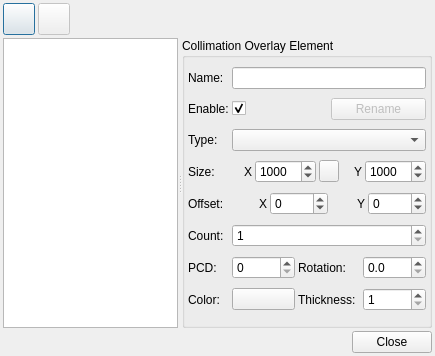
<?xml version="1.0" encoding="UTF-8"?>
<ui version="4.0">
 <class>collimationOptions</class>
 <widget class="QDialog" name="collimationOptions">
  <property name="geometry">
   <rect>
    <x>0</x>
    <y>0</y>
    <width>435</width>
    <height>356</height>
   </rect>
  </property>
  <property name="maximumSize">
   <size>
    <width>16777215</width>
    <height>16777215</height>
   </size>
  </property>
  <property name="windowTitle">
   <string>Collimation Overlay Options</string>
  </property>
  <property name="inputMethodHints">
   <set>Qt::ImhNoPredictiveText</set>
  </property>
  <layout class="QVBoxLayout" name="verticalLayout">
   <property name="spacing">
    <number>3</number>
   </property>
   <property name="leftMargin">
    <number>3</number>
   </property>
   <property name="topMargin">
    <number>3</number>
   </property>
   <property name="rightMargin">
    <number>3</number>
   </property>
   <property name="bottomMargin">
    <number>3</number>
   </property>
   <item>
    <layout class="QHBoxLayout" name="horizontalLayout">
     <property name="spacing">
      <number>3</number>
     </property>
     <item>
      <widget class="QPushButton" name="addB">
       <property name="maximumSize">
        <size>
         <width>32</width>
         <height>32</height>
        </size>
       </property>
       <property name="toolTip">
        <string>Create a new Collimation Overlay Element</string>
       </property>
       <property name="text">
        <string/>
       </property>
       <property name="icon">
        <iconset theme="list-add">
         <normaloff>../ekos/auxiliary</normaloff>../ekos/auxiliary</iconset>
       </property>
      </widget>
     </item>
     <item>
      <widget class="QPushButton" name="removeB">
       <property name="enabled">
        <bool>false</bool>
       </property>
       <property name="maximumSize">
        <size>
         <width>32</width>
         <height>32</height>
        </size>
       </property>
       <property name="toolTip">
        <string>Delete the selected Collimation Overlay Element</string>
       </property>
       <property name="text">
        <string/>
       </property>
       <property name="icon">
        <iconset theme="list-remove">
         <normaloff>../ekos/auxiliary</normaloff>../ekos/auxiliary</iconset>
       </property>
      </widget>
     </item>
     <item>
      <spacer name="horizontalSpacer">
       <property name="orientation">
        <enum>Qt::Horizontal</enum>
       </property>
       <property name="sizeHint" stdset="0">
        <size>
         <width>40</width>
         <height>20</height>
        </size>
       </property>
      </spacer>
     </item>
    </layout>
   </item>
   <item>
    <widget class="QSplitter" name="splitter">
     <property name="sizePolicy">
      <sizepolicy hsizetype="Expanding" vsizetype="Preferred">
       <horstretch>0</horstretch>
       <verstretch>0</verstretch>
      </sizepolicy>
     </property>
     <property name="orientation">
      <enum>Qt::Horizontal</enum>
     </property>
     <widget class="QListWidget" name="elementNamesList">
      <property name="minimumSize">
       <size>
        <width>175</width>
        <height>0</height>
       </size>
      </property>
      <property name="toolTip">
       <string>Collimation Overlay Element name (double click to edit)</string>
      </property>
      <property name="sizeAdjustPolicy">
       <enum>QAbstractScrollArea::AdjustToContentsOnFirstShow</enum>
      </property>
      <property name="editTriggers">
       <set>QAbstractItemView::NoEditTriggers</set>
      </property>
      <property name="showDropIndicator" stdset="0">
       <bool>false</bool>
      </property>
     </widget>
     <widget class="QGroupBox" name="elementConfigBox">
      <property name="sizePolicy">
       <sizepolicy hsizetype="Preferred" vsizetype="Preferred">
        <horstretch>0</horstretch>
        <verstretch>0</verstretch>
       </sizepolicy>
      </property>
      <property name="title">
       <string>Collimation Overlay Element</string>
      </property>
      <layout class="QGridLayout" name="gridLayout" columnstretch="0,0,0">
       <property name="leftMargin">
        <number>3</number>
       </property>
       <property name="topMargin">
        <number>3</number>
       </property>
       <property name="rightMargin">
        <number>3</number>
       </property>
       <property name="bottomMargin">
        <number>3</number>
       </property>
       <property name="spacing">
        <number>3</number>
       </property>
       <item row="1" column="0">
        <widget class="QLabel" name="enableLabel">
         <property name="toolTip">
          <string>Select whether this Element is enabled or not</string>
         </property>
         <property name="text">
          <string>Enable:</string>
         </property>
         <property name="alignment">
          <set>Qt::AlignLeading|Qt::AlignLeft|Qt::AlignVCenter</set>
         </property>
        </widget>
       </item>
       <item row="1" column="2">
        <layout class="QHBoxLayout" name="horizontalLayout_4">
         <item>
          <widget class="QCheckBox" name="EnableCheckBox">
           <property name="text">
            <string/>
           </property>
           <property name="checked">
            <bool>true</bool>
           </property>
          </widget>
         </item>
         <item>
          <widget class="QPushButton" name="renameB">
           <property name="enabled">
            <bool>false</bool>
           </property>
           <property name="text">
            <string>Rename</string>
           </property>
          </widget>
         </item>
        </layout>
       </item>
       <item row="7" column="2">
        <widget class="QSpinBox" name="countSpinBox">
         <property name="minimum">
          <number>1</number>
         </property>
         <property name="maximum">
          <number>12</number>
         </property>
        </widget>
       </item>
       <item row="0" column="0">
        <widget class="QLabel" name="nameLabel">
         <property name="toolTip">
          <string>Enter a name for this Collimation Overlay Element. If left empty a name will be generated based on the Type selected.</string>
         </property>
         <property name="text">
          <string>Name:</string>
         </property>
        </widget>
       </item>
       <item row="4" column="2">
        <widget class="QComboBox" name="typeComboBox">
         <property name="sizePolicy">
          <sizepolicy hsizetype="MinimumExpanding" vsizetype="Fixed">
           <horstretch>0</horstretch>
           <verstretch>0</verstretch>
          </sizepolicy>
         </property>
        </widget>
       </item>
       <item row="11" column="0">
        <widget class="QLabel" name="colourLabel">
         <property name="toolTip">
          <string>Select color for the Element</string>
         </property>
         <property name="text">
          <string>Color:</string>
         </property>
        </widget>
       </item>
       <item row="6" column="2">
        <layout class="QHBoxLayout" name="horizontalLayout_5">
         <item>
          <widget class="QLabel" name="offsetXLabel">
           <property name="text">
            <string>X</string>
           </property>
           <property name="alignment">
            <set>Qt::AlignRight|Qt::AlignTrailing|Qt::AlignVCenter</set>
           </property>
          </widget>
         </item>
         <item>
          <widget class="QSpinBox" name="offsetXSpinBox">
           <property name="minimum">
            <number>-9999</number>
           </property>
           <property name="maximum">
            <number>9999</number>
           </property>
          </widget>
         </item>
         <item>
          <widget class="QLabel" name="offsetYLabel">
           <property name="text">
            <string>Y</string>
           </property>
           <property name="alignment">
            <set>Qt::AlignRight|Qt::AlignTrailing|Qt::AlignVCenter</set>
           </property>
          </widget>
         </item>
         <item>
          <widget class="QSpinBox" name="offsetYSpinBox">
           <property name="minimum">
            <number>-9999</number>
           </property>
           <property name="maximum">
            <number>9999</number>
           </property>
           <property name="singleStep">
            <number>1</number>
           </property>
          </widget>
         </item>
        </layout>
       </item>
       <item row="11" column="2">
        <layout class="QHBoxLayout" name="horizontalLayout_7">
         <item>
          <widget class="KColorButton" name="colourButton">
           <property name="toolTip">
            <string/>
           </property>
           <property name="whatsThis">
            <string>Select a color for the Collimation Overlay Element.</string>
           </property>
           <property name="text">
            <string/>
           </property>
           <property name="color" stdset="0">
            <color>
             <red>255</red>
             <green>255</green>
             <blue>255</blue>
            </color>
           </property>
          </widget>
         </item>
         <item>
          <widget class="QLabel" name="thicknessLabel">
           <property name="toolTip">
            <string>Set the line thickness used to draw the element.</string>
           </property>
           <property name="text">
            <string>Thickness:</string>
           </property>
          </widget>
         </item>
         <item>
          <widget class="QSpinBox" name="thicknessSpinBox">
           <property name="minimum">
            <number>1</number>
           </property>
          </widget>
         </item>
        </layout>
       </item>
       <item row="6" column="0">
        <widget class="QLabel" name="offsetLabel">
         <property name="toolTip">
          <string>Set the Element's offset from its Anchor. For an Anchor Element this is from the center of the image.</string>
         </property>
         <property name="text">
          <string>Offset:</string>
         </property>
        </widget>
       </item>
       <item row="5" column="0">
        <widget class="QLabel" name="sizeLabel">
         <property name="toolTip">
          <string>Set the size of the Element</string>
         </property>
         <property name="text">
          <string>Size:</string>
         </property>
         <property name="alignment">
          <set>Qt::AlignLeading|Qt::AlignLeft|Qt::AlignVCenter</set>
         </property>
        </widget>
       </item>
       <item row="5" column="2">
        <layout class="QHBoxLayout" name="horizontalLayout_2">
         <item>
          <widget class="QLabel" name="sizeXLabel">
           <property name="text">
            <string>X</string>
           </property>
           <property name="alignment">
            <set>Qt::AlignRight|Qt::AlignTrailing|Qt::AlignVCenter</set>
           </property>
          </widget>
         </item>
         <item>
          <widget class="QSpinBox" name="sizeXSpinBox">
           <property name="minimum">
            <number>1</number>
           </property>
           <property name="maximum">
            <number>10000</number>
           </property>
           <property name="value">
            <number>1000</number>
           </property>
          </widget>
         </item>
         <item>
          <widget class="QPushButton" name="linkXYB">
           <property name="sizePolicy">
            <sizepolicy hsizetype="Fixed" vsizetype="Fixed">
             <horstretch>0</horstretch>
             <verstretch>0</verstretch>
            </sizepolicy>
           </property>
           <property name="maximumSize">
            <size>
             <width>20</width>
             <height>16777215</height>
            </size>
           </property>
           <property name="toolTip">
            <string>Link X &amp; Y sizes</string>
           </property>
           <property name="text">
            <string/>
           </property>
          </widget>
         </item>
         <item>
          <widget class="QLabel" name="sizeYLabel">
           <property name="text">
            <string>Y</string>
           </property>
           <property name="alignment">
            <set>Qt::AlignRight|Qt::AlignTrailing|Qt::AlignVCenter</set>
           </property>
          </widget>
         </item>
         <item>
          <widget class="QSpinBox" name="sizeYSpinBox">
           <property name="minimum">
            <number>1</number>
           </property>
           <property name="maximum">
            <number>10000</number>
           </property>
           <property name="value">
            <number>1000</number>
           </property>
          </widget>
         </item>
        </layout>
       </item>
       <item row="4" column="0">
        <widget class="QLabel" name="typeLabel">
         <property name="toolTip">
          <string>Select the type of Collimation Overlay Element</string>
         </property>
         <property name="text">
          <string>Type:</string>
         </property>
         <property name="alignment">
          <set>Qt::AlignLeading|Qt::AlignLeft|Qt::AlignVCenter</set>
         </property>
        </widget>
       </item>
       <item row="7" column="0">
        <widget class="QLabel" name="countLabel">
         <property name="toolTip">
          <string>Select number of occurrences of the object type within this element</string>
         </property>
         <property name="text">
          <string>Count:</string>
         </property>
         <property name="alignment">
          <set>Qt::AlignLeading|Qt::AlignLeft|Qt::AlignVCenter</set>
         </property>
        </widget>
       </item>
       <item row="8" column="2">
        <layout class="QHBoxLayout" name="horizontalLayout_9">
         <item>
          <widget class="QSpinBox" name="pcdSpinBox">
           <property name="maximum">
            <number>9999</number>
           </property>
          </widget>
         </item>
         <item>
          <widget class="QLabel" name="rotationLabel">
           <property name="toolTip">
            <string>If there is more than one occurrence set the base rotation angle.</string>
           </property>
           <property name="text">
            <string>Rotation:</string>
           </property>
           <property name="alignment">
            <set>Qt::AlignLeading|Qt::AlignLeft|Qt::AlignVCenter</set>
           </property>
          </widget>
         </item>
         <item>
          <widget class="QDoubleSpinBox" name="rotationDoubleSpinBox">
           <property name="decimals">
            <number>1</number>
           </property>
           <property name="maximum">
            <double>359.899999999999977</double>
           </property>
           <property name="singleStep">
            <double>0.100000000000000</double>
           </property>
          </widget>
         </item>
        </layout>
       </item>
       <item row="8" column="0">
        <widget class="QLabel" name="pcdLabel">
         <property name="toolTip">
          <string>Set the Pitch Circle Diameter where there are multiple occurrences (Count &gt;1)</string>
         </property>
         <property name="text">
          <string>PCD:</string>
         </property>
        </widget>
       </item>
       <item row="0" column="2">
        <widget class="QLineEdit" name="nameLineEdit"/>
       </item>
      </layout>
     </widget>
    </widget>
   </item>
   <item>
    <layout class="QHBoxLayout" name="horizontalLayout_3">
     <property name="spacing">
      <number>3</number>
     </property>
     <item>
      <spacer name="horizontalSpacer_2">
       <property name="orientation">
        <enum>Qt::Horizontal</enum>
       </property>
       <property name="sizeHint" stdset="0">
        <size>
         <width>40</width>
         <height>20</height>
        </size>
       </property>
      </spacer>
     </item>
     <item>
      <widget class="QDialogButtonBox" name="buttonBox">
       <property name="orientation">
        <enum>Qt::Horizontal</enum>
       </property>
       <property name="standardButtons">
        <set>QDialogButtonBox::Close</set>
       </property>
      </widget>
     </item>
    </layout>
   </item>
  </layout>
 </widget>
 <customwidgets>
  <customwidget>
   <class>KColorButton</class>
   <extends>QPushButton</extends>
   <header>kcolorbutton.h</header>
  </customwidget>
 </customwidgets>
 <tabstops>
  <tabstop>addB</tabstop>
  <tabstop>removeB</tabstop>
  <tabstop>elementNamesList</tabstop>
  <tabstop>nameLineEdit</tabstop>
  <tabstop>renameB</tabstop>
  <tabstop>EnableCheckBox</tabstop>
  <tabstop>typeComboBox</tabstop>
  <tabstop>sizeXSpinBox</tabstop>
  <tabstop>linkXYB</tabstop>
  <tabstop>sizeYSpinBox</tabstop>
  <tabstop>offsetXSpinBox</tabstop>
  <tabstop>offsetYSpinBox</tabstop>
  <tabstop>countSpinBox</tabstop>
  <tabstop>pcdSpinBox</tabstop>
  <tabstop>rotationDoubleSpinBox</tabstop>
  <tabstop>colourButton</tabstop>
  <tabstop>thicknessSpinBox</tabstop>
 </tabstops>
 <resources/>
 <connections>
  <connection>
   <sender>buttonBox</sender>
   <signal>accepted()</signal>
   <receiver>collimationOptions</receiver>
   <slot>accept()</slot>
   <hints>
    <hint type="sourcelabel">
     <x>373</x>
     <y>312</y>
    </hint>
    <hint type="destinationlabel">
     <x>249</x>
     <y>170</y>
    </hint>
   </hints>
  </connection>
  <connection>
   <sender>buttonBox</sender>
   <signal>rejected()</signal>
   <receiver>collimationOptions</receiver>
   <slot>reject()</slot>
   <hints>
    <hint type="sourcelabel">
     <x>373</x>
     <y>312</y>
    </hint>
    <hint type="destinationlabel">
     <x>249</x>
     <y>170</y>
    </hint>
   </hints>
  </connection>
 </connections>
</ui>
